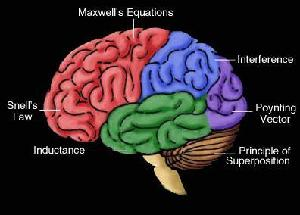
#> input picture Tarea 2/images/BD_2/brain/100048.jpg, 300 x 215 px, given in place of sketch_000001.jpg, which was not available
$ python query.py
#> lines starting #> are read from the running program, lines starting #| are printed output that depends on the picture; pictures that were not available may be replaced by others from this repository, and a replacement may not be noted
### Tarea 2/histograms.py
import matplotlib.pyplot as plt
import scipy.ndimage.filters as nd_filters
from matplotlib import patches
import numpy as np
import skimage.io as skio


def convolve_sobel(image):
    """
    Retorna las matrices gradiente calculadas usando Sobel
    :param image:
    :return:
    """
    sobel_x = np.array([[-1, 0, 1], [-2, 0, 2], [-1, 0, 1]])
    sobel_y = np.transpose(sobel_x)
    g_x = nd_filters.convolve(image.astype(np.float32), sobel_x)
    g_y = nd_filters.convolve(image.astype(np.float32), sobel_y)
    return g_x, g_y


# [46 lines left out: functions histogram, helo, not called in this run]


def shelo(image, bins, block):
    height = image.shape[0]
    width = image.shape[1]
    g_x, g_y = convolve_sobel(image)
    L_x = np.zeros(shape=(block + 1, block + 1))
    L_y = np.zeros(shape=(block + 1, block + 1))

    for i in range(height):
        for j in range(width):
            r = (i * block) / height
            s = (j * block) / width
            left = round(s - 0.5)
            right = min(left + 1, block - 1)
            bot = round(r - 0.5)
            top = min(bot + 1, block - 1)
            d_l = s - left - 0.5
            if d_l < 0.5:
                w_l = 0.5 - d_l
            else:
                w_l = d_l - 0.5
            w_r = 1 - w_l

            d_b = r - bot - 0.5
            if d_b < 0.5:
                w_b = 0.5 - d_b
            else:
                w_b = d_b - 0.5
            w_t = 1 - w_b

            L_x[left, top] += (np.square(g_x[i, j]) - np.square(g_y[i, j])) * w_l * w_t
            L_y[left, top] += (2 * g_x[i, j] * g_y[i, j]) * w_l * w_t

            L_x[right, bot] += (np.square(g_x[i, j]) - np.square(g_y[i, j])) * w_r * w_b
            L_y[right, bot] += (2 * g_x[i, j] * g_y[i, j]) * w_r * w_b

            L_x[left, bot] += (np.square(g_x[i, j]) - np.square(g_y[i, j])) * w_b * w_l
            L_y[left, bot] += (2 * g_x[i, j] * g_y[i, j]) * w_l * w_b

            L_x[right, top] += (np.square(g_x[i, j]) - np.square(g_y[i, j])) * w_r * w_t
            L_y[right, top] += (2 * g_x[i, j] * g_y[i, j]) * w_r * w_t

    b_angles = 0.5 * np.arctan2(L_y, L_x)
    b_angles[b_angles < 0] += np.pi / 2

    index = np.floor((b_angles / np.pi) * (bins - 1)) % bins

    h = np.zeros(bins, np.float32)

    magnitude = np.sqrt(np.square(g_x) + np.square(g_y))

    for i in range(bins):
        rows, cols = np.where(index == i)
        h[i] = np.sum(magnitude[rows, cols])
    h = h / np.linalg.norm(h, 2)

    return h


# [108 lines left out: functions graph_std, graph_helo, graph_shelo, not called in this run]


# [4 lines that do not run on import are left out]

### Tarea 2/query.py
import skimage.feature as feature
from skimage.io import ImageCollection
from skimage.io import imread
import numpy as np
import os.path
import os
import histograms


def load_as_gray(image_path):
    # Función auxiliar para leer las imagenes en grises
    return imread(image_path, as_gray=True)


def read_database():
    """
    Retorna una colección de imágenes con todas las imagenes de la base de datos.
    :return:
    """
    collection = ImageCollection('images\\BD_2\\a*\\*.jpg', conserve_memory=False, load_func=load_as_gray)
    return collection


def process_database(bins, blocks, hist_fun, canny=False):
    """
    Aplica la función de histograma a todas las imagenes de la base de datos
    :param bins:
    :param blocks:
    :param hist_fun:
    :param canny:
    :return:
    """
    database = read_database()
    hs = np.zeros(shape=(len(database), bins), dtype=np.float32)
    for i, im in enumerate(database):
        if canny:
            im = feature.canny(im, sigma=3)
        hs[i] = hist_fun(im, bins, blocks)

    return hs


def rank_images(hs, h):
    """
    Retorna las imágenes clasificadas según la distancia entre éstas y el histogramada dado.
    :param hs: Histogramas de la base de datos
    :param h: Histograma de la imagen de búsqueda
    :return: Los índices de orden de ranking de las distancias.
    """
    distances = np.zeros(len(hs), np.float32)

    for i, hist in enumerate(hs):
        distances[i] = np.sqrt(np.sum(np.square(h - hs[i])))

    return np.argsort(distances)


def sketch_retrival(image, results, hist_fun, bins, blocks, canny=False):
    """
    Recupera una cantidad especifica de imagenes según la distancia que tienen dada.
    :param image: Imagen a buscar
    :param results: Resultados
    :param hist_fun: Función de histograma
    :param bins: Cubetas para la funcion
    :param blocks: Bloques para la funcion
    :param canny: Si se usa Canny o no dentro de la función
    :return:
    """
    database = read_database()
    database_hist = process_database(bins, blocks, hist_fun, canny)
    image_hist = hist_fun(image, bins, blocks)
    index_query = rank_images(database_hist, image_hist)
    final_results = np.zeros(results, np.float32)
    for i in range(results):
        index = np.where(index_query == i)[0][0]
        final_results[i] = database[index]
    return final_results


def map_query(bins, blocks, results, hist_fun, canny=False):
    """
    Calcula el mAP de los parametros usando la query que está en images/query.txt
    :param bins: cubetas a utilizar en hist_fun
    :param blocks: bloques a utilizar en hist_fun
    :param results: resultados a pedir de la búsqueda
    :param hist_fun: función de histograma a utilizar
    :param canny: si las imágenes de búsqueda se les aplica canny o no.
    :return:
    """
#> called with bins = 72, blocks = 25, results = 20, canny = False
    database = read_database()
    database_hist = process_database(bins, blocks, hist_fun, canny)
    total_queries = 0
    precision = 0
    with open('images/query.txt', 'r') as f:
#> (reads Tarea 2/images/query.txt from the repository)
        for line in f:
            total_queries += 1
            (key, val) = line.split()
            expected_type = val.replace("\n", "")
            image = imread('images/queries/' + key, as_gray=True)
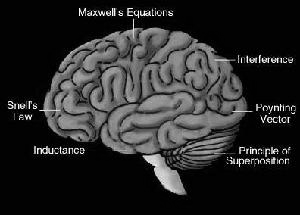
#> image: shape (215, 300) float64; min 0, max 1, mean 0.162
            hist = hist_fun(image, bins, blocks)
#> in convolve_sobel, `g_x = nd_filters.convolve(image.astype(np.float32), sobel_x)`:
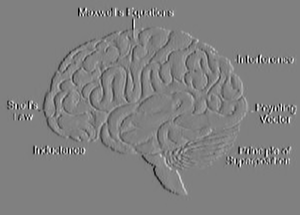
#> g_x: shape (215, 300) float32; min -3.97, max 3.92, mean 2.92e-06; drawn with min black and max white
#> in convolve_sobel, `g_y = nd_filters.convolve(image.astype(np.float32), sobel_y)`:
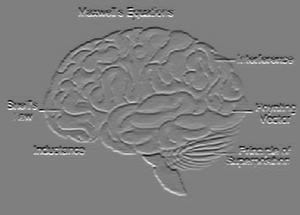
#> g_y: shape (215, 300) float32; min -3.85, max 3.87, mean 2.29e-05; drawn with min black and max white
#> after the loop in shelo, `for i in range(height):`:
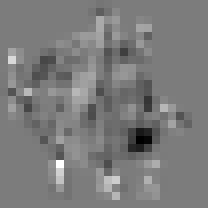
#> L_x: shape (26, 26) float64 (shown 8 times larger); min -169.4, max 176.6, mean -1.4; drawn with min black and max white
#> after the loop in shelo, `for i in range(height):`:
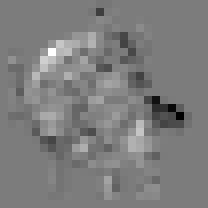
#> L_y: shape (26, 26) float64 (shown 8 times larger); min -102.3, max 107.3, mean 0.9; drawn with min black and max white
#> in shelo, `b_angles[b_angles < 0] += np.pi / 2`:
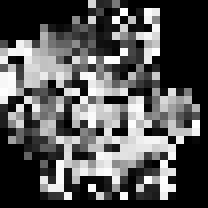
#> b_angles: shape (26, 26) float64 (shown 8 times larger); min 0, max 1.57, mean 0.533; drawn with min black and max white
#> in shelo, `magnitude = np.sqrt(np.square(g_x) + np.square(g_y))`:
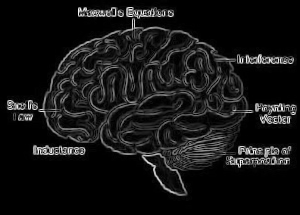
#> magnitude: shape (215, 300) float32; min 0, max 4.06, mean 0.334; drawn with min black and max white
#> the loop in shelo, `for i in range(bins):` made 72 passes
#> (rows, cols) on passes 4, 5, 7, 8, 9, 10: ([1, 3, 3, 6, 7, 8, 11, 16, 19, 21, 21, 22, 23, 24], [17, 6, 13, 13, 8, 15, 22, 8, 7, 6, 8, 13, 13, 19]), ([1, 4, 8, 10, 12, 13, 14, 14, 15, 15, 15, 15, 18, 23, 23], [11, 13, 14, 18, 18, 8, 0, 3, 0, 4, 7, 15, 3, 18, 19]), ([6, 6, 7, 17, 17, 18, 21, 22, 24], [9, 17, 17, 4, 5, 13, 18, 17, 17]), ([4, 4, 5, 6, 7, 9, 9, 10, 15, 22, 24, 24], [7, 9, 10, 11, 15, 9, 14, 17, 19, 15, 6, 7]), ([3, 4, 5, 7, 8, 9, 10, 12, 14, 16, 18, 19, 21], [11, 11, 4, 16, 2, 2, 8, 5, 23, 3, 9, 18, 19]), ([3, 5, 6, 8, 9, 10, 11, 12, 14, 24], [9, 16, 16, 13, 18, 19, 4, 8, 15, 13])
#> after the loop in shelo, `for i in range(bins):`: h = 72 values from 0 to 0
            index_query = rank_images(database_hist, hist)
#> after the loop in rank_images, `for i, hist in enumerate(hs):`: distances = empty array
#> index_query = empty array

            results_types = []
            for i in range(results):
                index = np.where(index_query == i)[0][0]
                c_type = database.files[index].split('\\')
                c_type.reverse()
                results_types += [c_type[1]]
#> after the loop, results_types = []

            path = 'images/BD_2/' + expected_type
            total_expected = len(os.listdir(path))

            score = 0
            rights = 0
            for i in range(results):
                if results_types[i] == expected_type:
                    rights += 1
                    score += rights / (i + 1)
            score += (total_expected - rights) / 50
            precision += score / total_expected
    return precision / total_queries


import matplotlib.pyplot as plt

if __name__ == '__main__':
    for fun in {histograms.helo, histograms.shelo}:
        for k in {36,72,96}:
            for b in {25, 12}:
                for canny in {True, False}:
                    print(str(fun)+": k="+str(k)+" B="+str(b)+" ("+str(canny)+")")
#> (the run stopped early here; a loop or call above may not have finished)
